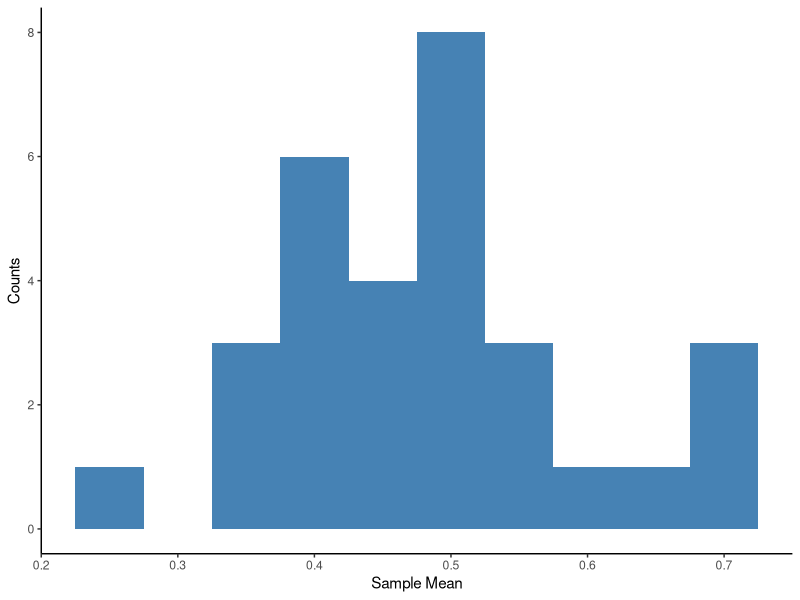
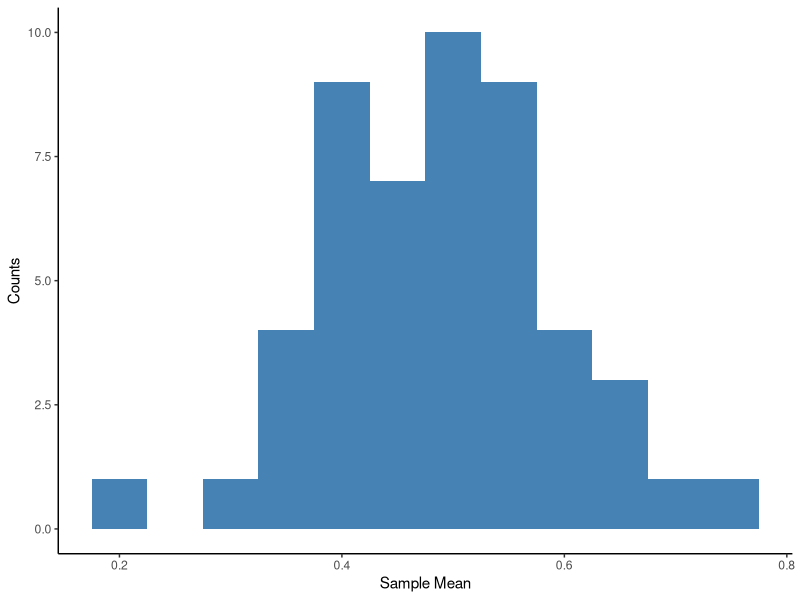
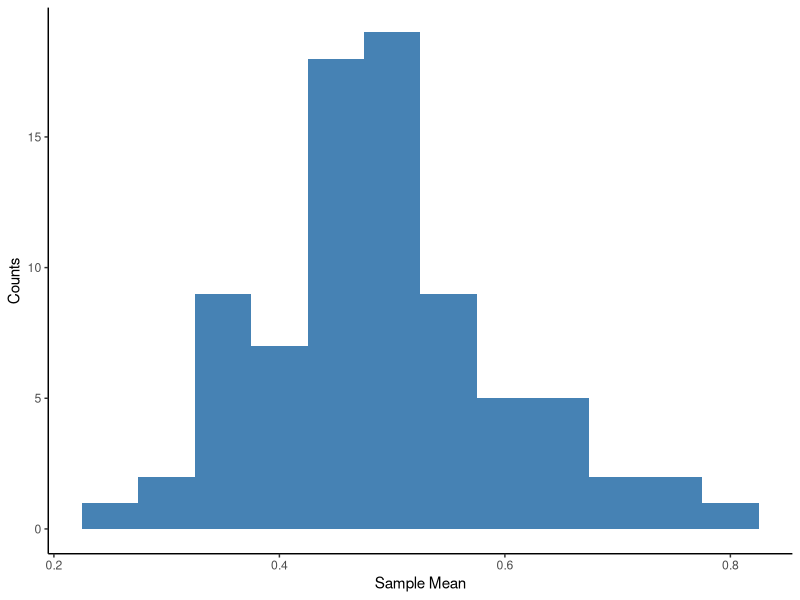
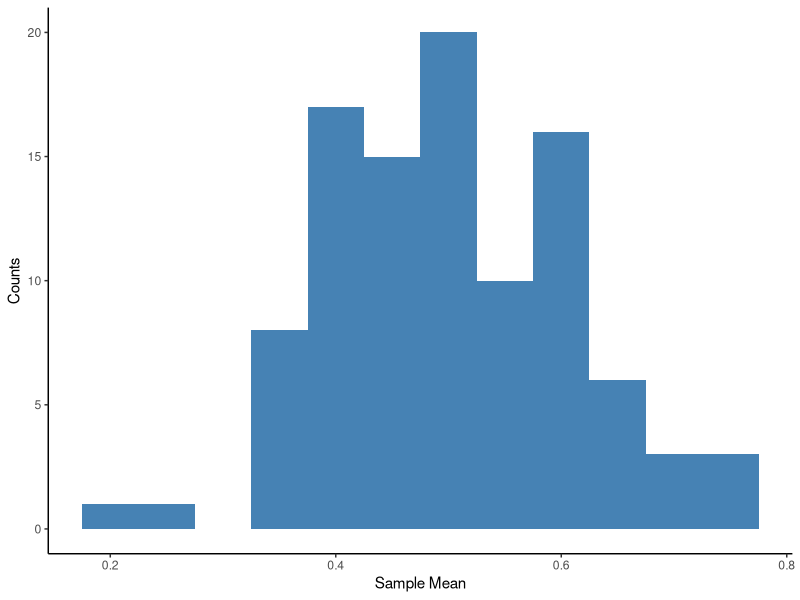
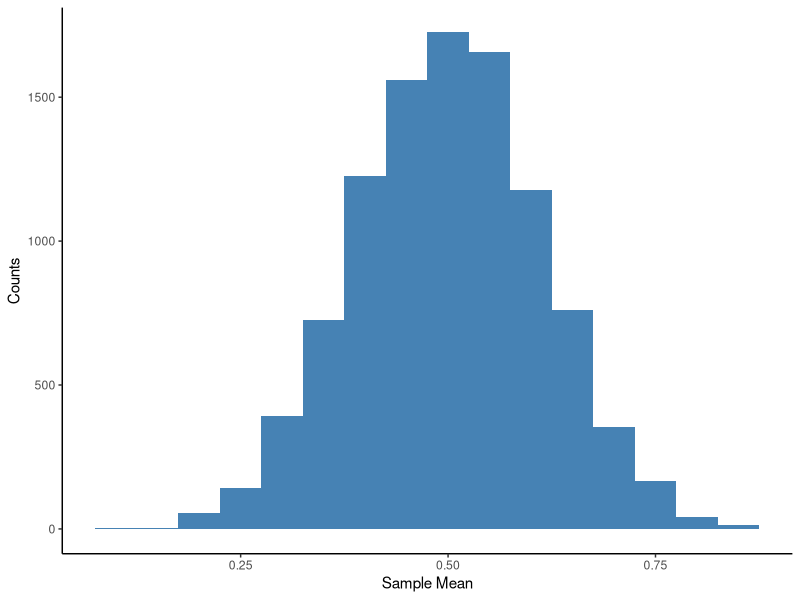
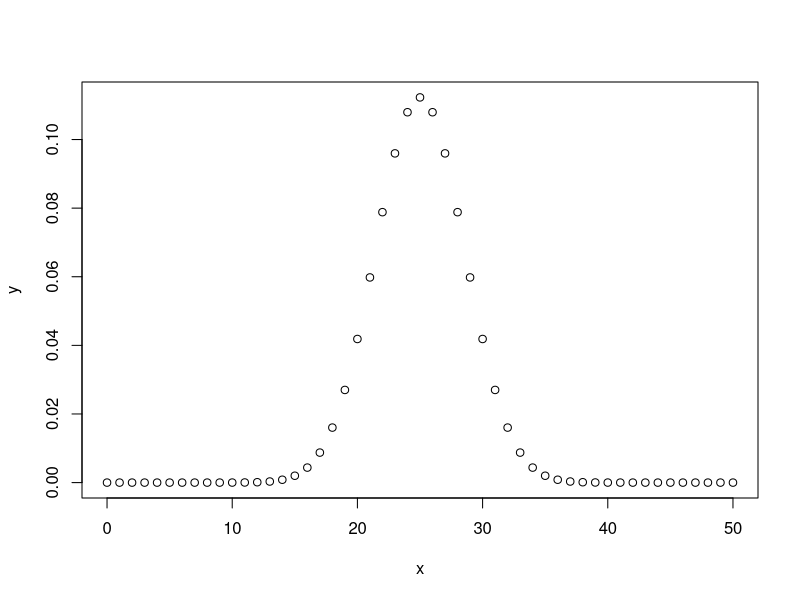
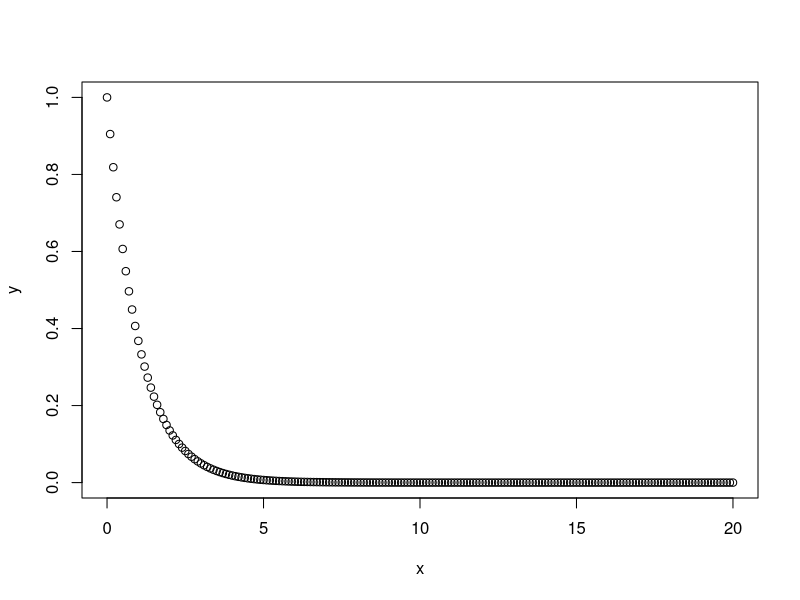
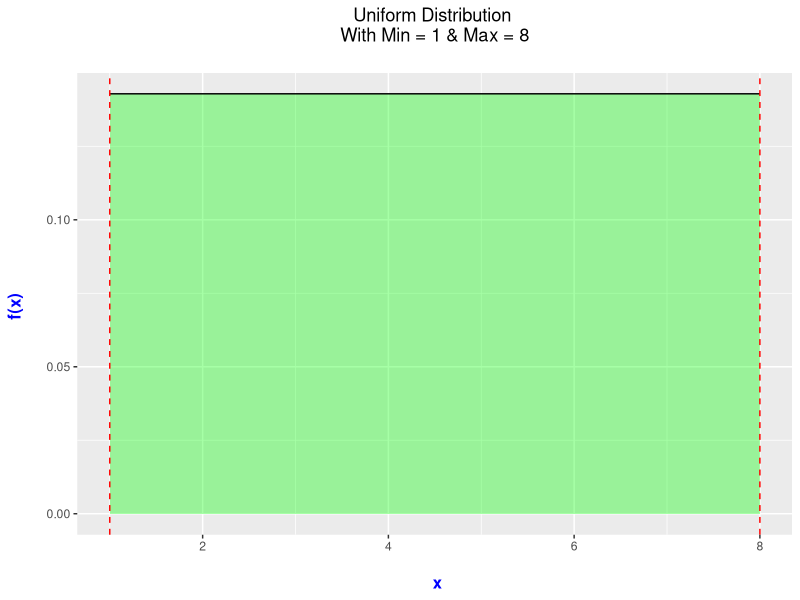

Write R code to recreate these figures, in order.
## ---- chunk 1
knitr::opts_chunk$set(echo = TRUE)
library(dplyr)
library(ggplot2)
## ---- chunk 2
## function to do one simulation replicate
do_one_p <- function(n, p){
  
  # generate sample of size n from Binom(1,p)
  x <- rbinom(n, size = 1, prob = p)
  phat <- mean(x)
  
  # return results
  return(phat)
}

kset <- c()

for (i in 1:30){
  k <- do_one_p(n = 20, p = 0.5)
  kset <- c(kset, k)
}

k.data <- data.frame(kset)

k.data %>%
  ggplot(aes(x = kset)) + 
  geom_histogram(binwidth = 0.05, fill = "steelblue") +
  labs(x = 'Sample Mean', y = 'Counts') +
  theme_classic()

kset <- c()

for (i in 1:50){
  k <- do_one_p(n = 20, p = 0.5)
  kset <- c(kset, k)
}

k.data <- data.frame(kset)

k.data %>%
  ggplot(aes(x = kset)) + 
  geom_histogram(binwidth = 0.05, fill = "steelblue") +
  labs(x = 'Sample Mean', y = 'Counts') +
  theme_classic()

kset <- c()

for (i in 1:80){
  k <- do_one_p(n = 20, p = 0.5)
  kset <- c(kset, k)
}

k.data <- data.frame(kset)

k.data %>%
  ggplot(aes(x = kset)) + 
  geom_histogram(binwidth = 0.05, fill = "steelblue") +
  labs(x = 'Sample Mean', y = 'Counts') +
  theme_classic()

kset <- c()

for (i in 1:100){
  k <- do_one_p(n = 20, p = 0.5)
  kset <- c(kset, k)
}

k.data <- data.frame(kset)

k.data %>%
  ggplot(aes(x = kset)) + 
  geom_histogram(binwidth = 0.05, fill = "steelblue") +
  labs(x = 'Sample Mean', y = 'Counts') +
  theme_classic()

kset <- c()

for (i in 1:10000){
  k <- do_one_p(n = 20, p = 0.5)
  kset <- c(kset, k)
}

k.data <- data.frame(kset)

k.data %>%
  ggplot(aes(x = kset)) + 
  geom_histogram(binwidth = 0.05, fill = "steelblue") +
  labs(x = 'Sample Mean', y = 'Counts') +
  theme_classic()
## ---- chunk 3
x <- seq(0, 50, by = 1)
y <- dbinom(x, 50, 0.5)
plot(x, y)
## ---- chunk 4
x <- seq(0, 20, by = 0.1)
y <- dexp(x, rate = 1)
plot(x, y)
## ---- chunk 5
uniform_Plot <- function(a, b){
  xvals <- data.frame(x = c(a, b)) #Range for x-values
  
  ggplot(data.frame(x = xvals), aes(x = x)) + xlim(c(a, b)) + ylim(0, 1/(b - a)) +
    stat_function(fun = dunif, args = list(min = a, max = b), geom = "area", 
                  fill = "green", alpha = 0.35) + 
    stat_function(fun = dunif, args = list(min = a, max = b)) +
    labs(x = "\n x", y = "f(x) \n", 
         title = paste0("Uniform Distribution \n With Min = ", a, " & Max = ", b, " \n")) +
    theme(plot.title = element_text(hjust = 0.5),
          axis.title.x = element_text(face="bold", colour="blue", size = 12),
          axis.title.y = element_text(face="bold", colour="blue", size = 12)) +
    geom_vline(xintercept = a, linetype = "dashed", colour = "red") +
    geom_vline(xintercept = b, linetype = "dashed", colour = "red")
  
}

uniform_Plot(a = 1, b = 8)
## ---- chunk 6
## function to do one simulation replicate
do_one_p <- function(n, theta){
  
  # generate sample of size n from Binom(1,p)
  x <- runif(n, min = 1, max = theta)
  phat <- mean(x)
  
  # return results
  return(phat)
}

kset <- c()

for (i in 1:30){
  k <- do_one_p(n = 10, theta = 8)
  kset <- c(kset, k)
}

k.data <- data.frame(kset)

k.data %>%
  ggplot(aes(x = kset)) + 
  geom_histogram(binwidth = 0.05, fill = "steelblue") +
  labs(x = 'Sample Mean', y = 'Counts') +
  theme_classic()

kset <- c()

for (i in 1:50){
  k <- do_one_p(n = 10, theta = 8)
  kset <- c(kset, k)
}

k.data <- data.frame(kset)

k.data %>%
  ggplot(aes(x = kset)) + 
  geom_histogram(binwidth = 0.05, fill = "steelblue") +
  labs(x = 'Sample Mean', y = 'Counts') +
  theme_classic()

kset <- c()

for (i in 1:80){
  k <- do_one_p(n = 10, theta = 8)
  kset <- c(kset, k)
}

k.data <- data.frame(kset)

k.data %>%
  ggplot(aes(x = kset)) + 
  geom_histogram(binwidth = 0.05, fill = "steelblue") +
  labs(x = 'Sample Mean', y = 'Counts') +
  theme_classic()

kset <- c()

for (i in 1:100){
  k <- do_one_p(n = 10, theta = 8)
  kset <- c(kset, k)
}

k.data <- data.frame(kset)

k.data %>%
  ggplot(aes(x = kset)) + 
  geom_histogram(binwidth = 0.05, fill = "steelblue") +
  labs(x = 'Sample Mean', y = 'Counts') +
  theme_classic()

kset <- c()

for (i in 1:10000){
  k <- do_one_p(n = 10, theta = 8)
  kset <- c(kset, k)
}

k.data <- data.frame(kset)

k.data %>%
  ggplot(aes(x = kset)) + 
  geom_histogram(binwidth = 0.05, fill = "steelblue") +
  labs(x = 'Sample Mean', y = 'Counts') +
  theme_classic()
## ---- chunk 7
## function to do one simulation replicate
do_one_p <- function(n, theta){
  
  # generate sample of size n from Binom(1,p)
  x <- rexp(n, rate = 1)
  phat <- mean(x)
  
  # return results
  return(phat)
}

kset <- c()

for (i in 1:30){
  k <- do_one_p(n = 50, theta = 8)
  kset <- c(kset, k)
}

k.data <- data.frame(kset)

k.data %>%
  ggplot(aes(x = kset)) + 
  geom_histogram(binwidth = 0.05, fill = "steelblue") +
  labs(x = 'Sample Mean', y = 'Counts') +
  theme_classic()

kset <- c()

for (i in 1:50){
  k <- do_one_p(n = 50, theta = 8)
  kset <- c(kset, k)
}

k.data <- data.frame(kset)

k.data %>%
  ggplot(aes(x = kset)) + 
  geom_histogram(binwidth = 0.05, fill = "steelblue") +
  labs(x = 'Sample Mean', y = 'Counts') +
  theme_classic()

kset <- c()

for (i in 1:80){
  k <- do_one_p(n = 50, theta = 8)
  kset <- c(kset, k)
}

k.data <- data.frame(kset)

k.data %>%
  ggplot(aes(x = kset)) + 
  geom_histogram(binwidth = 0.05, fill = "steelblue") +
  labs(x = 'Sample Mean', y = 'Counts') +
  theme_classic()

kset <- c()

for (i in 1:100){
  k <- do_one_p(n = 50, theta = 8)
  kset <- c(kset, k)
}

k.data <- data.frame(kset)

k.data %>%
  ggplot(aes(x = kset)) + 
  geom_histogram(binwidth = 0.05, fill = "steelblue") +
  labs(x = 'Sample Mean', y = 'Counts') +
  theme_classic()

kset <- c()

for (i in 1:10000){
  k <- do_one_p(n = 50, theta = 8)
  kset <- c(kset, k)
}

k.data <- data.frame(kset)

k.data %>%
  ggplot(aes(x = kset)) + 
  geom_histogram(binwidth = 0.05, fill = "steelblue") +
  labs(x = 'Sample Mean', y = 'Counts') +
  theme_classic()

